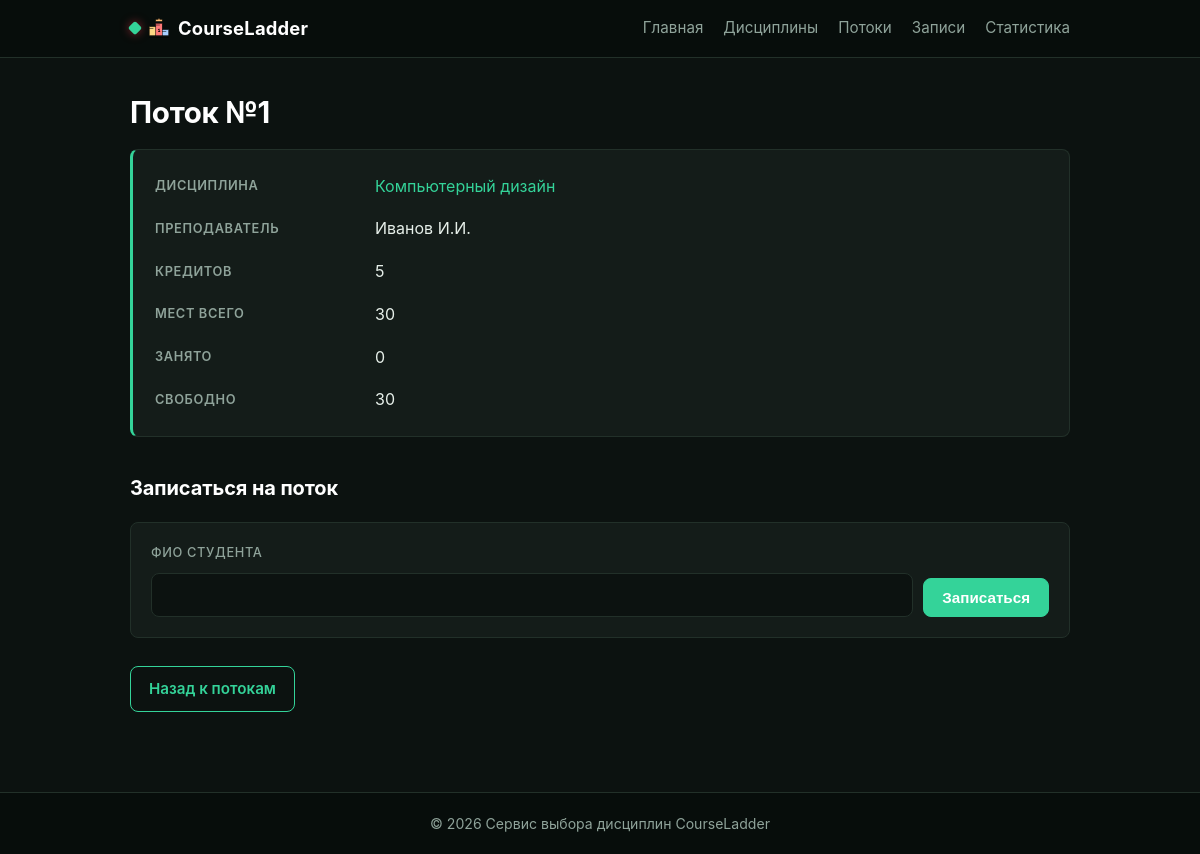
/offerings/1/, run on the app's committed database.
### offerings/models.py (models this page shows, shortened)
class Offering(models.Model):
    discipline = models.ForeignKey(
        Discipline, on_delete=models.CASCADE, related_name="offerings"
    )
    teacher = models.CharField(max_length=150, verbose_name="Преподаватель")
    total_seats = models.PositiveIntegerField(default=30, verbose_name="Всего мест")
    taken_seats = models.PositiveIntegerField(default=0, verbose_name="Занято мест")
    @property
    def free_seats(self):
        active_taken = self.enrollments.filter(status='ACTIVE').count()
        return self.total_seats - active_taken
    @property
    def active_taken_seats(self):
        return self.enrollments.filter(status='ACTIVE').count()

### catalog/models.py (models this page shows, shortened)
class Discipline(models.Model):
    name = models.CharField(max_length=200, verbose_name="Название")
    slug = models.SlugField(unique=True, blank=True)
    credits = models.PositiveIntegerField(verbose_name="Кредиты")

### offerings/views.py (the view)
# urls.py: path("<int:offering_id>/", views.offering_detail, name="offering_detail"),
def offering_detail(request, offering_id):
    offering = get_object_or_404(
        Offering.objects.select_related("discipline"),
        id=offering_id
    )
    context = {
        "offering": offering
    }
    return render(request, "offerings/offering_detail.html", context)

### enrollments/models.py (called while the page is built)
    def active(self):
        return self.filter(status=Enrollment.Status.ACTIVE)

    def get_queryset(self):
        return EnrollmentQuerySet(self.model, using=self._db)

    def active(self):
        return self.get_queryset().active()

### homepage/context_processors.py (called while the page is built)
def global_stats(request):
    return {
        'total_active_enrollments': Enrollment.objects.active().count()
    }

### templates/offerings/offering_detail.html (shortened to what this page needs)
{% extends "base.html" %}
{% block content %}
    <h1>Поток №{{ offering.id }}</h1>
    <dl class="details">
        <dt>Дисциплина</dt>
        <dd>
            <a href="{% url 'catalog:discipline_detail' offering.discipline.slug %}">
                {{ offering.discipline.name }}
            </a>
        </dd>
        <dt>Преподаватель</dt>
        <dd>{{ offering.teacher }}</dd>
        <dt>Кредитов</dt>
        <dd>{{ offering.discipline.credits }}</dd>
        <dt>Мест всего</dt>
        <dd>{{ offering.total_seats }}</dd>
        <dt>Занято</dt>
        <dd>{{ offering.active_taken_seats }}</dd>
        <dt>Свободно</dt>
        <dd>{{ offering.free_seats }}</dd>
    </dl>
    {% if offering.free_seats > 0 %}
        <h2>Записаться на поток</h2>
        <form method="get" action="{% url 'offerings:enroll' offering.id %}" class="enroll-form">
            <label for="student">ФИО студента</label>
            <input type="text" id="student" name="student" placeholder="" required>
            <button type="submit" class="btn">Записаться</button>
        </form>
    {% else %}
        <p class="alert alert-warn">Свободных мест нет.</p>
    {% endif %}
    <p class="back">
        <a class="btn btn-outline" href="{% url 'offerings:offering_list' %}">Назад к потокам</a>
    </p>
{% endblock %}

### static/css/style.css (style rules this page uses)
*, *::before, *::after { box-sizing: border-box; }
:root { --bg: #0c1210; --surface: #141c19; --surface-2: #1b2622; --text: #e6efe9; --muted: #8fa39a; --border: #223029; --primary: #34d399; --primary-hover: #5ee0b1; --primary-soft: rgba(52, 211, 153, 0.14); --accent: #fbbf24; --header-bg: #070d0b; --ring: 0 0 0 3px rgba(52, 211, 153, 0.3); --radius: 8px; }
html, body { height: 100%; }
body { margin: 0; font-family: -apple-system, "Segoe UI", Roboto, "Helvetica Neue", Arial, sans-serif; font-size: 16px; color: var(--text); background: var(--bg); line-height: 1.55; display: flex; flex-direction: column; min-height: 100vh; -webkit-font-smoothing: antialiased; color-scheme: dark; }
a { color: var(--primary); text-decoration: none; }
h1 { font-size: 1.85rem; line-height: 1.25; margin: 0 0 14px; letter-spacing: -0.01em; color: #fff; }
h2 { font-size: 1.25rem; margin: 36px 0 14px; letter-spacing: -0.005em; color: #fff; }
.btn { display: inline-block; background: var(--primary); color: #fff; padding: 10px 18px; border-radius: var(--radius); font-weight: 600; font-size: 0.95rem; border: 1px solid var(--primary); cursor: pointer; transition: background 0.15s ease, border-color 0.15s ease, transform 0.05s ease; }
.btn-outline { background: transparent; color: var(--primary); }
.details { display: grid; grid-template-columns: 200px 1fr; gap: 10px 20px; background: var(--surface); padding: 20px 22px; border: 1px solid var(--border); border-left: 3px solid var(--primary); border-radius: var(--radius); margin: 18px 0; }
.details dt { font-weight: 600; color: var(--muted); font-size: 0.8rem; text-transform: uppercase; letter-spacing: 0.05em; align-self: center; }
.details dd { margin: 0; padding: 4px 0; color: var(--text); }
.back { margin-top: 28px; }
.enroll-form { display: flex; flex-wrap: wrap; gap: 10px; align-items: flex-end; background: var(--surface); padding: 20px; border: 1px solid var(--border); border-radius: var(--radius); margin: 18px 0; }
.enroll-form label { flex: 1 1 100%; font-weight: 500; color: var(--muted); font-size: 0.8rem; text-transform: uppercase; letter-spacing: 0.05em; }
.enroll-form input { flex: 1 1 220px; padding: 11px 14px; border: 1px solid var(--border); border-radius: var(--radius); font-size: 1rem; font-family: inherit; color: var(--text); background: var(--bg); transition: border-color 0.15s ease, box-shadow 0.15s ease; }
.enroll-form input::placeholder { color: #5b6470; }

### data on the page
Offering: id "1", discipline.name "Компьютерный дизайн", teacher "Иванов И.И.", discipline.credits "5", total_seats "30", active_taken_seats "0", free_seats "30"
